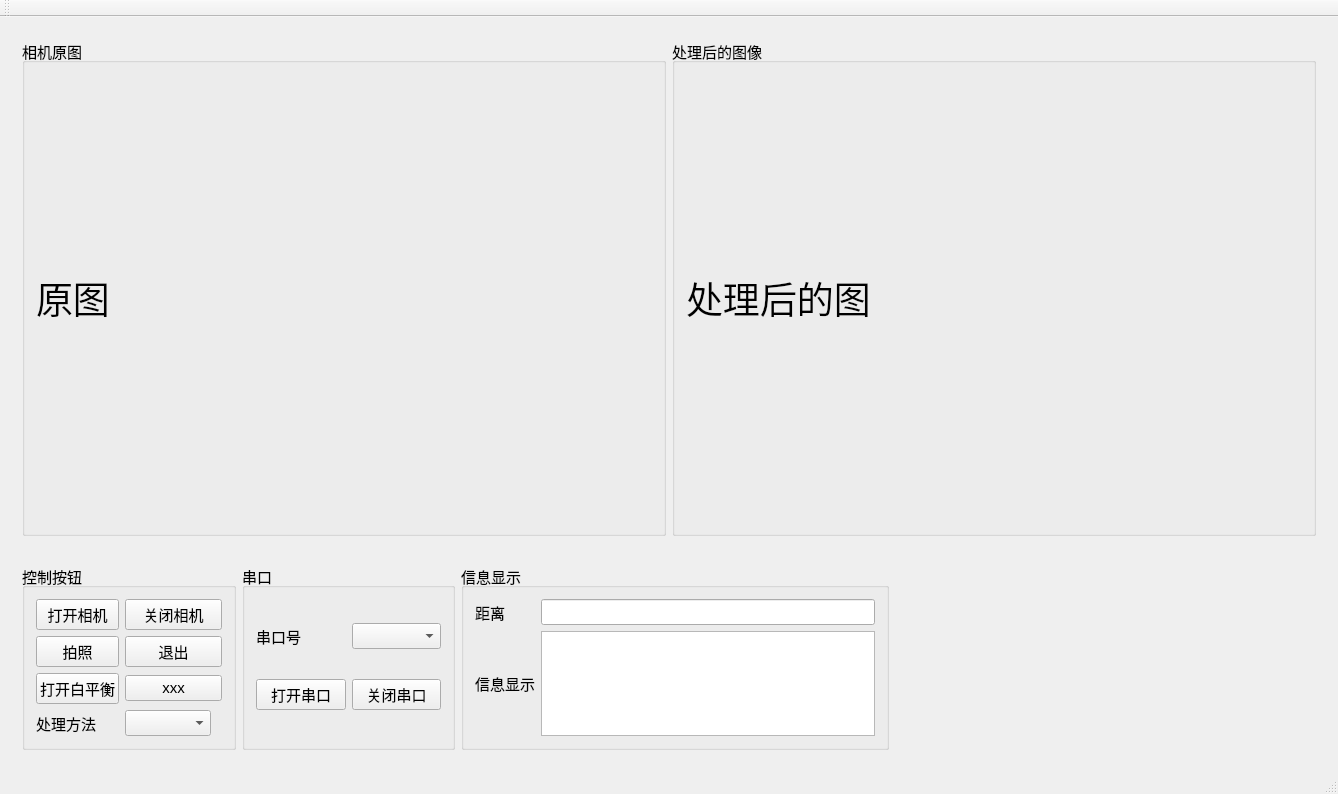
<?xml version="1.0" encoding="UTF-8"?>
<ui version="4.0">
 <class>CameraDemoClass</class>
 <widget class="QMainWindow" name="CameraDemoClass">
  <property name="geometry">
   <rect>
    <x>0</x>
    <y>0</y>
    <width>1338</width>
    <height>794</height>
   </rect>
  </property>
  <property name="windowTitle">
   <string>CameraDemo</string>
  </property>
  <widget class="QWidget" name="centralWidget">
   <layout class="QVBoxLayout" name="verticalLayout_3" stretch="8,1">
    <item>
     <widget class="QWidget" name="widget" native="true">
      <layout class="QHBoxLayout" name="horizontalLayout">
       <item>
        <widget class="QGroupBox" name="groupBox">
         <property name="font">
          <font>
           <pointsize>11</pointsize>
          </font>
         </property>
         <property name="title">
          <string>相机原图</string>
         </property>
         <layout class="QVBoxLayout" name="verticalLayout">
          <item>
           <widget class="QLabel" name="labelImage">
            <property name="font">
             <font>
              <family>AcadEref</family>
              <pointsize>28</pointsize>
             </font>
            </property>
            <property name="text">
             <string>原图</string>
            </property>
           </widget>
          </item>
         </layout>
        </widget>
       </item>
       <item>
        <widget class="QGroupBox" name="groupBox_2">
         <property name="font">
          <font>
           <pointsize>11</pointsize>
          </font>
         </property>
         <property name="title">
          <string>处理后的图像</string>
         </property>
         <layout class="QVBoxLayout" name="verticalLayout_2">
          <item>
           <widget class="QLabel" name="labelImageProcess">
            <property name="font">
             <font>
              <family>AcadEref</family>
              <pointsize>28</pointsize>
             </font>
            </property>
            <property name="text">
             <string>处理后的图</string>
            </property>
           </widget>
          </item>
         </layout>
        </widget>
       </item>
      </layout>
     </widget>
    </item>
    <item>
     <widget class="QWidget" name="widget_2" native="true">
      <layout class="QHBoxLayout" name="horizontalLayout_2" stretch="1,1,2,2">
       <item>
        <widget class="QGroupBox" name="groupBox_5">
         <property name="font">
          <font>
           <pointsize>11</pointsize>
          </font>
         </property>
         <property name="title">
          <string>控制按钮</string>
         </property>
         <layout class="QGridLayout" name="gridLayout">
          <item row="2" column="1" colspan="2">
           <widget class="QPushButton" name="pushButton_6">
            <property name="text">
             <string>xxx</string>
            </property>
           </widget>
          </item>
          <item row="0" column="1" colspan="2">
           <widget class="QPushButton" name="pushButtonCloseCamera">
            <property name="text">
             <string>关闭相机</string>
            </property>
           </widget>
          </item>
          <item row="1" column="0">
           <widget class="QPushButton" name="pushButtonTakePic">
            <property name="text">
             <string>拍照</string>
            </property>
           </widget>
          </item>
          <item row="0" column="0">
           <widget class="QPushButton" name="pushButtonOpenCamera">
            <property name="text">
             <string>打开相机</string>
            </property>
           </widget>
          </item>
          <item row="1" column="1" colspan="2">
           <widget class="QPushButton" name="pushButtonExit">
            <property name="text">
             <string>退出</string>
            </property>
           </widget>
          </item>
          <item row="2" column="0">
           <widget class="QPushButton" name="pushButtonOpenClose">
            <property name="text">
             <string>打开白平衡</string>
            </property>
           </widget>
          </item>
          <item row="3" column="1">
           <widget class="QComboBox" name="comboBoxMethod"/>
          </item>
          <item row="3" column="0">
           <widget class="QLabel" name="label">
            <property name="text">
             <string>处理方法</string>
            </property>
           </widget>
          </item>
         </layout>
        </widget>
       </item>
       <item>
        <widget class="QGroupBox" name="groupBox_3">
         <property name="font">
          <font>
           <pointsize>11</pointsize>
          </font>
         </property>
         <property name="title">
          <string>串口</string>
         </property>
         <layout class="QGridLayout" name="gridLayout_2">
          <item row="0" column="0">
           <widget class="QLabel" name="label_3">
            <property name="text">
             <string>串口号</string>
            </property>
           </widget>
          </item>
          <item row="0" column="1">
           <widget class="QComboBox" name="comboBox"/>
          </item>
          <item row="1" column="0">
           <widget class="QPushButton" name="pushButtonOpenPort">
            <property name="text">
             <string>打开串口</string>
            </property>
           </widget>
          </item>
          <item row="1" column="1">
           <widget class="QPushButton" name="pushButtonClosePort">
            <property name="text">
             <string>关闭串口</string>
            </property>
           </widget>
          </item>
         </layout>
        </widget>
       </item>
       <item>
        <widget class="QGroupBox" name="groupBox_4">
         <property name="font">
          <font>
           <pointsize>11</pointsize>
          </font>
         </property>
         <property name="title">
          <string>信息显示</string>
         </property>
         <layout class="QGridLayout" name="gridLayout_3">
          <item row="0" column="1">
           <widget class="QLineEdit" name="lineEditDistance"/>
          </item>
          <item row="1" column="1">
           <widget class="QTextEdit" name="textEditMsgShow"/>
          </item>
          <item row="0" column="0">
           <widget class="QLabel" name="label_4">
            <property name="text">
             <string>距离</string>
            </property>
           </widget>
          </item>
          <item row="1" column="0">
           <widget class="QLabel" name="label_5">
            <property name="text">
             <string>信息显示</string>
            </property>
           </widget>
          </item>
         </layout>
        </widget>
       </item>
       <item>
        <spacer name="horizontalSpacer">
         <property name="orientation">
          <enum>Qt::Horizontal</enum>
         </property>
         <property name="sizeHint" stdset="0">
          <size>
           <width>40</width>
           <height>20</height>
          </size>
         </property>
        </spacer>
       </item>
      </layout>
     </widget>
    </item>
   </layout>
  </widget>
  <widget class="QMenuBar" name="menuBar">
   <property name="geometry">
    <rect>
     <x>0</x>
     <y>0</y>
     <width>1338</width>
     <height>26</height>
    </rect>
   </property>
  </widget>
  <widget class="QToolBar" name="mainToolBar">
   <attribute name="toolBarArea">
    <enum>TopToolBarArea</enum>
   </attribute>
   <attribute name="toolBarBreak">
    <bool>false</bool>
   </attribute>
  </widget>
  <widget class="QStatusBar" name="statusBar"/>
 </widget>
 <layoutdefault spacing="6" margin="11"/>
 <resources>
  <include location="CameraDemo.qrc"/>
 </resources>
 <connections/>
</ui>
